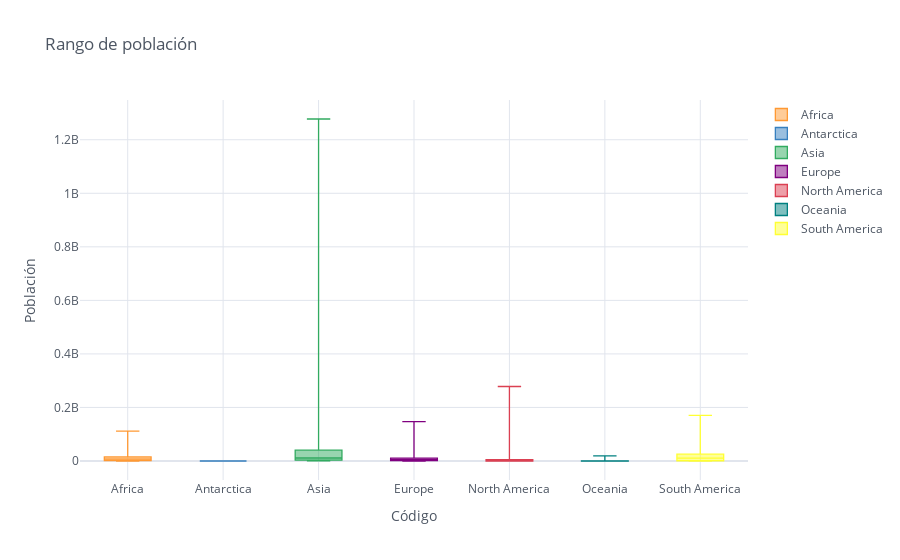

Notebook source saved alongside this figure:
### Code cell
# Boxplot o grafico de caja
Data.iplot(kind='box', xTitle='Código',
                    yTitle='Población', title='Rango de población')

### Figure 1 — Plotly figure (JSON) as saved in the notebook; plotly's stock layout.template omitted (floating-point values rounded to 4 significant figures; data arrays with more than 128 entries replaced by an {"elided": "..."} marker saying what was removed)
{"data": [{"boxpoints": false, "line": {"width": 1.3}, "marker": {"color": "rgba(255, 153, 51, 1.0)"}, "name": "Africa", "orientation": "v", "type": "box", "y": {"elided": "239 int values"}}, {"boxpoints": false, "line": {"width": 1.3}, "marker": {"color": "rgba(55, 128, 191, 1.0)"}, "name": "Antarctica", "orientation": "v", "type": "box", "y": {"elided": "239 int values"}}, {"boxpoints": false, "line": {"width": 1.3}, "marker": {"color": "rgba(50, 171, 96, 1.0)"}, "name": "Asia", "orientation": "v", "type": "box", "y": {"elided": "239 int values"}}, {"boxpoints": false, "line": {"width": 1.3}, "marker": {"color": "rgba(128, 0, 128, 1.0)"}, "name": "Europe", "orientation": "v", "type": "box", "y": {"elided": "239 int values"}}, {"boxpoints": false, "line": {"width": 1.3}, "marker": {"color": "rgba(219, 64, 82, 1.0)"}, "name": "North America", "orientation": "v", "type": "box", "y": {"elided": "239 int values"}}, {"boxpoints": false, "line": {"width": 1.3}, "marker": {"color": "rgba(0, 128, 128, 1.0)"}, "name": "Oceania", "orientation": "v", "type": "box", "y": {"elided": "239 int values"}}, {"boxpoints": false, "line": {"width": 1.3}, "marker": {"color": "rgba(255, 255, 51, 1.0)"}, "name": "South America", "orientation": "v", "type": "box", "y": {"elided": "239 int values"}}], "layout": {"legend": {"bgcolor": "#FFFFFF", "font": {"color": "#4D5663"}}, "paper_bgcolor": "#FFFFFF", "plot_bgcolor": "#FFFFFF", "title": {"font": {"color": "#4D5663"}, "text": "Rango de población"}, "xaxis": {"gridcolor": "#E1E5ED", "showgrid": true, "tickfont": {"color": "#4D5663"}, "title": {"font": {"color": "#4D5663"}, "text": "Código"}, "zerolinecolor": "#E1E5ED"}, "yaxis": {"gridcolor": "#E1E5ED", "showgrid": true, "tickfont": {"color": "#4D5663"}, "title": {"font": {"color": "#4D5663"}, "text": "Población"}, "zerolinecolor": "#E1E5ED"}}}
